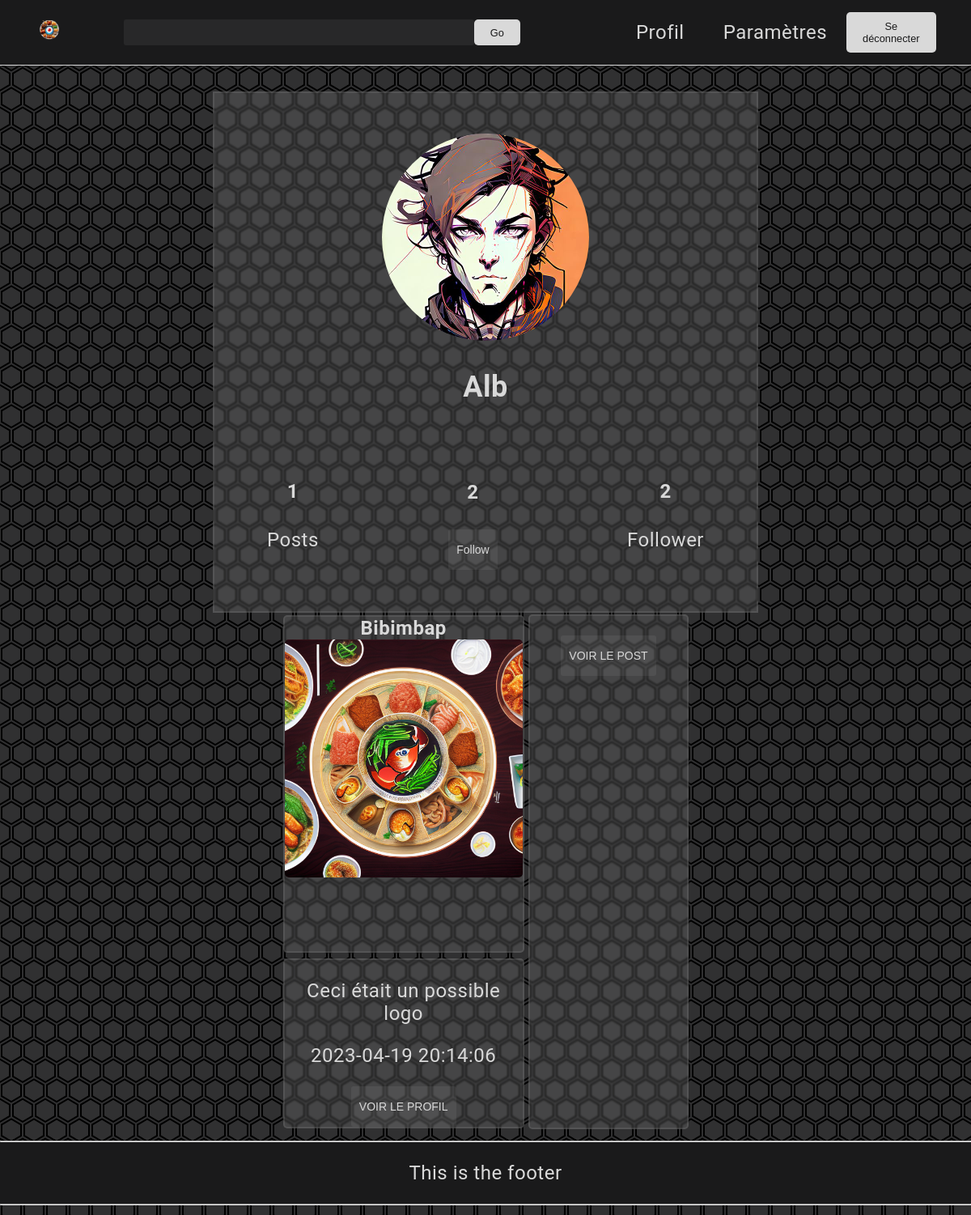
Page /Profil.php?user_pseudo=Alb (signed in) on the committed database.
### tables this page shows
CREATE TABLE IF NOT EXISTS T_USER_PROFILE
 (
   USER_ID BIGINT(4) NOT NULL AUTO_INCREMENT ,
   USER_EMAIL VARCHAR(128) NOT NULL  ,
   USER_DESC VARCHAR(128) NOT NULL  ,
   USER_PP VARCHAR(256) NOT NULL  ,
   USER_PSEUDO VARCHAR(50) NOT NULL  ,
   USER_NAME VARCHAR(50) NOT NULL  ,
   USER_SURNAME VARCHAR(50) NOT NULL  ,
   USER_PASSWORD VARCHAR(256) NOT NULL  
   , PRIMARY KEY (USER_ID) 
 ) 
 comment = "";

CREATE TABLE IF NOT EXISTS T_USER_POST
 (
   POST_ID BIGINT(4) NOT NULL AUTO_INCREMENT  ,
   POST_TEXT VARCHAR(256) NOT NULL  ,
   POST_TITLE VARCHAR(32) NOT NULL  ,
   CREATED_TIME datetime NOT NULL  ,
   POST_IMG VARCHAR(255) NOT NULL  ,
   USER_ID BIGINT(4) NOT NULL  
   , PRIMARY KEY (POST_ID) 
 ) 
 comment = "";

### Parties/card.php (the view, shortened to what this page needs)
<?php
    $user_data = $conn->getUserData($user_pseudo);
    $user_id = $user_data['user_id'];
    $user_pp = $user_data['user_pp'];
    $user_pseudo = $user_data['user_pseudo'];
    $conn = new SQLconn();
?>
<div class="card">
    <div class="profilePic">
    <img src="<?php echo (isset($user_pp) && !empty($user_pp)) ? $user_pp : './IMG/profilepic1.png'; ?>" alt="Image de profil">
    </div>
    <div class="username">
      <h2><?php echo "$user_pseudo"?></h2>
    </div>
    <div class="details">
      <div class="posted">
        <h4>
        <?php
            $conn->CountPost($user_id);
          ?>
        </h4>
        <p>Posts</p>
      </div>
      <div class="Follow">
        <h4>
          <?php
            $conn->CountFollowers($user_id);
          ?>
        </h4>
        <?php
        if(strtolower($user_pseudo)==strtolower($cook->getUsername())){
          ?>
          <p>Followers</p>
          <form action="./Relation.php">
          <input type="submit" name="follow" value="Voir la liste">
          </form>
          <?php
        }else{
          $this_user_id=$conn->getUserData($cook->getUsername())['user_id'];
          if($conn->checkFollow($this_user_id,$user_id)){
            $f="UnFollow";
          }else{
            $f="Follow";
          }
          ?>
          <form action="redirect.php" method="post">
            <input type="submit" name="follow" value="<?php echo $f; ?>">
          </form>
          <?php
        }
        ?>
      </div>
      <div class="Follower">
        <h4>
        <?php
            $conn->CountFollows($user_id);
          ?>
        </h4>
        <p>Follower</p>
      </div>
    </div>
</div>

### Parties/Classes.php (shortened to what this page needs)
<?php
class Cookie {
    private $username;
    public function __construct() {
        if($this->IssetCookie()) {
            $this->username = $_COOKIE['username'];
        }
    }
   public function IssetCookie(){
        return (isset($_COOKIE['username']) && isset($_COOKIE['password']));
    }
    public function getUsername() {
        return $this->username;
    }
}
class SQLconn {
    public $conn = NULL;
    function __construct() {
        $servername = "localhost";
        $username = "root";
        $password = "";
        $dbname = "DB";
        $this->conn = new mysqli($servername, $username, $password, $dbname);
    }
    function GetConn(){
        return $this->conn;
    }
public function CountFollows($user_id) {
    $sql = "SELECT COUNT(*) AS count FROM T_FRIENDSHIP WHERE ACCEPT_USER_ID = ?";
    $stmt = mysqli_prepare($this->GetConn(), $sql);
    mysqli_stmt_bind_param($stmt, "s", $user_id);
    mysqli_stmt_execute($stmt);
    $result = mysqli_stmt_get_result($stmt);
    $count = mysqli_fetch_assoc($result)['count'];
    echo $count;
}
public function CountFollowers($user_id) {
        $sql = "SELECT COUNT(*) AS count FROM T_FRIENDSHIP WHERE REQUEST_USER_ID = ?";
        $stmt = mysqli_prepare($this->GetConn(), $sql);
        mysqli_stmt_bind_param($stmt, "s", $user_id);
        mysqli_stmt_execute($stmt);
        $result = mysqli_stmt_get_result($stmt);
        $count = mysqli_fetch_assoc($result)['count'];
        echo $count;
}
public function checkFollow($follower_id, $followed_id) {
    $stmt = $this->conn->prepare("SELECT COUNT(*) as nb FROM T_FRIENDSHIP WHERE REQUEST_USER_ID = ? AND ACCEPT_USER_ID = ?");
    $stmt->bind_param("ii", $follower_id, $followed_id);
    $stmt->execute();
    $result = $stmt->get_result();
    $row = $result->fetch_assoc();
    return $row['nb'] > 0;
}
public function CountPost($user_id) {
    $sql = "SELECT COUNT(*) AS count FROM T_USER_POST WHERE USER_ID = ?";
    $stmt = mysqli_prepare($this->GetConn(), $sql);
    mysqli_stmt_bind_param($stmt, "s", $user_id);
    mysqli_stmt_execute($stmt);
    $result = mysqli_stmt_get_result($stmt);
    $count = mysqli_fetch_assoc($result)['count'];
    echo $count;
}
    public function getUserData($username) {
        $stmt = $this->conn->prepare("SELECT * FROM T_USER_PROFILE WHERE USER_PSEUDO = ?");
        $stmt->bind_param("s", $username);
        $stmt->execute();
        $result = $stmt->get_result();
        if ($result->num_rows > 0) {
            $row = $result->fetch_assoc();
            $user_data = array(
                "user_id" => $row["USER_ID"],
                "user_email" => $row["USER_EMAIL"],
                "user_pp" => $row["USER_PP"],
                "user_pseudo" => $row["USER_PSEUDO"],
                "user_name" => $row["USER_NAME"],
                "user_surname" => $row["USER_SURNAME"],
                "user_desc"=> $row["USER_DESC"]
            );
            return $user_data;
        } else {
            return false;
        }
    }
    public function getPostData($post_id) {
        $stmt = $this->conn->prepare("SELECT * FROM T_USER_POST WHERE POST_ID = ?");
        $stmt->bind_param("i", $post_id);
        $stmt->execute();
        $result = $stmt->get_result();
        if ($result->num_rows > 0) {
            $row = $result->fetch_assoc();
            $post_data = array(
                "post_id" => $row["POST_ID"],
                "post_title" => $row["POST_TITLE"],
                "post_text" => $row["POST_TEXT"],
                "created_time" => $row["CREATED_TIME"],
                "post_img" => $row["POST_IMG"],
                "user_id" => $row["USER_ID"]
            );
            return $post_data;
        } else {
            return false;
        }
    }
public function getPosts($user_id) {
    if ($user_id === 0) {
        $stmt = $this->conn->prepare("SELECT * FROM T_USER_POST");
    } else {
        $stmt = $this->conn->prepare("SELECT * FROM T_USER_POST WHERE USER_ID = ?");
        $stmt->bind_param("i", $user_id);
    }
    $stmt->execute();
    $result = $stmt->get_result();
    while ($row = $result->fetch_assoc()) {
        $post_id = $row['POST_ID'];
        include "post.php";
    }
}
function getUserIdFromPostId($post_id) {
    $stmt = $this->conn->prepare("SELECT USER_ID FROM T_USER_POST WHERE POST_ID = ?");
    $stmt->bind_param("i", $post_id);
    $stmt->execute();
    $result = $stmt->get_result();
    if ($result->num_rows == 1) {
        $row = $result->fetch_assoc();
        return $row["USER_ID"];
    } else {
        return null;
    }
}
public function getUserPseudo($user_id) {
    $stmt = $this->conn->prepare("SELECT USER_PSEUDO FROM T_USER_PROFILE WHERE USER_ID = ?");
    $stmt->bind_param("i", $user_id);
    $stmt->execute();
    $result = $stmt->get_result();
    $row = $result->fetch_assoc();
    return $row['USER_PSEUDO'];
}
}
?>

### Parties/post.php (shortened to what this page needs)
<?php
    $conn = new SQLconn();
    if(!empty($post_id)){
        $post_data=$conn->getPostData($post_id);
        if($post_data!==false){
            $post_title = $post_data['post_title'];
            $post_text = $post_data['post_text'];
            $post_img = $post_data['post_img'];
            $post_time = $post_data['created_time'];
?>
<div class="post">
    <div class="left">
        <h1><?php echo "$post_title"?> </h1>
        <div class="img-container">
          <img src="<?php echo "$post_img"?>" alt="<?php echo "$post_title"?>">
        </div>
    </div>
    <div class="com">
        <form action="comment.php" method="get">
        <input type="submit" value="VOIR LE POST">
        </form>
    </div>
    <div class="desc">
        <p><?php echo "$post_text"?></p>
        <p><?php echo "$post_time"?></p>
        <?php
            $user_id=$conn->getUserIdFromPostId($post_id);
            $user_pseudo=$conn->getUserPseudo($user_id);
        ?>
        <form action="./Profil.php?user_pseudo=<?php echo $user_pseudo?> " method="post">
        <input type="submit" value="VOIR LE PROFIL">
        </form>
    </div>
    </div>
</div>
<?php
        }else{
            echo "Aucun post trouvé";
        }
    }
?>

### CSS/style1.css (style rules this page uses)
:root { --border-radius: 5px; --secondary-color: 217, 217, 217; --main-color: 26,26,27; --transition: 500ms; --c1: #000000; --c2: #161d24; --c3: #2c3a46; --c4: #445b6c; --c5: #5d8197; }
body { color: rgb(var(--secondary-color)); font-family: 'Roboto', sans-serif; font-size: 1.5em; margin: 0; padding: 0; text-align: center; letter-spacing: 0.5px; background-image: url(../IMG/background.svg); background-color: rgb(var(--main-color), 0.9); background-attachment: fixed; }
.post { height: 80vh; display: grid; grid-template-columns: 1fr 1fr 1fr 1fr 1fr; grid-template-rows: 1fr 1fr 1fr; grid-template-areas: " img img img com com" " img img img com com" " desc desc desc com com"; }
.post>* ,.poster>* { margin: 1%; border-radius:var(--border-radius); backdrop-filter: blur(1px); background-color: rgba(var(--secondary-color),0.13); border: 2px solid rgba(var(--secondary-color),0.1); }
.left h1 { font-size: 1.5rem; text-align: center; margin: 0; }
.desc { grid-area:desc; }
.left { grid-area:img; }
.com { grid-area:com; }
.left img { border-radius:var(--border-radius); max-width: 100% !important; }
.img-container img { max-width: 300px; max-height: 300px; object-fit: contain; }
h1 { font-size: 4em; }
input,textarea { height: 50px; width: 100%; background-color: rgba(var(--secondary-color),0.07); border-radius: 3px; border:none; padding: 0 10px; font-size: 14px; margin-left: auto; margin-right: auto; max-width: fit-content; }
input::placeholder { color: rgb(var(--secondary-color)); }
input, textarea { color: rgb(var(--secondary-color)); }
.card { display: flex; justify-content: center; align-items: center; flex-direction: column; backdrop-filter: blur(1px); background-color: rgba(var(--secondary-color),0.13); border: 2px solid rgba(var(--secondary-color),0.1); padding: 50px 35px; width: 50%; }
.profilePic img { width: 256px; height: 256px; border-radius: 50%; object-fit: cover; }
.details { display: flex; justify-content: space-between; align-items: center; width: 90%; margin-top: 2rem; }

### rows in the picture
t_user_profile: USER_PP (picture), USER_PSEUDO "Alb"
t_user_post: POST_TITLE "Bibimbap", POST_IMG (picture), POST_TEXT "Ceci était un possible logo", CREATED_TIME "2023-04-19 20:14:06"

### other values in the picture
$count "1"
$count "2"
